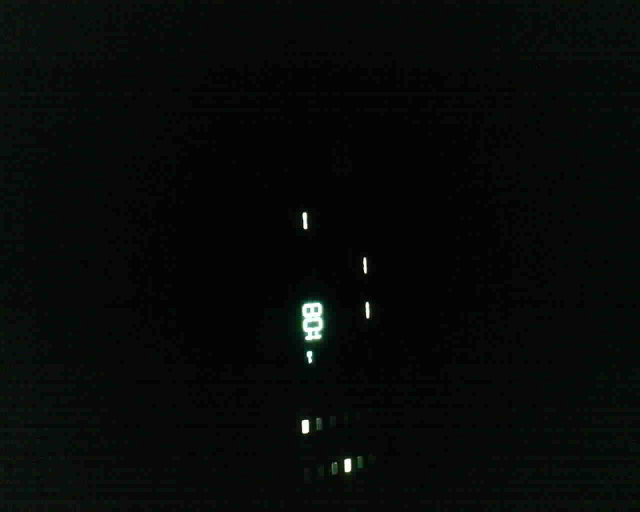
#> input picture assets/cv/wmchn.jpg, 1280 x 1024 px, found by its file name (shown at 1/2 size)
$ python washing_machine.py
#> lines starting #> are read from the running program, lines starting #| are printed output that depends on the picture; long printed decimals are rounded
#> in read_display, img is the input picture: shape (1024, 1280, 3); mean R, G, B 6.9, 8.9, 8.1
import skimage as ski
from PIL import Image

dot_pos = [485, 480]
offset_from_key = [0, 10]
digit_pos = {
    3: [0, 1],
    2: [35, 2],
    1: [66, 2],
}

positions = {
    'a': [0, 0],
    'b1': [10, -9],
    'b2': [9, 10],
    'c': [15, 2],
    'd1': [23, -8],
    'd2': [23, 12],
    'e': [30, 3],
}

seven_segment_map = {
    '1': ['b2', 'd2'],
    '2': ['a', 'b2', 'c', 'e', 'd1'],
    '3': ['a', 'b2', 'c', 'e', 'd2'],
    '4': ['b1', 'b2', 'c', 'd2'],
    '5': ['a', 'b1', 'c', 'd2', 'e'],
    '6': ['a', 'b1', 'c', 'd1', 'd2', 'e'],
    '7': ['a', 'b2', 'd2'],
    '8': ['a', 'b1', 'b2', 'c', 'd1', 'd2', 'e'],
    '9': ['a', 'b1', 'b2', 'c', 'd2', 'e'],
    '0': ['a', 'b1', 'b2', 'd1', 'd2', 'e'],
    'h': ['b1', 'c', 'd1', 'd2'],
}


def decode_digits(image):
    from matplotlib import pyplot as plt
    # image = image[400:800, 200:900]
    # hsv_img = ski.color.rgb2hsv(image)
    # image = hsv_img[:,:,2]
    image = image[400:800, 400:900]
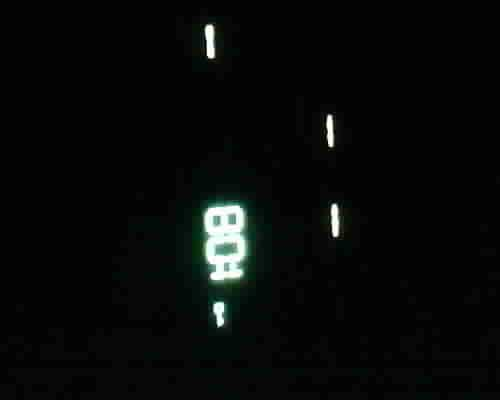
#> image: shape (400, 500, 3); mean of channels 0, 1, 2 8.1, 9.8, 9; drawn as R, G, B
    # image = hsv_img[:,:,2]
    print(image)
#> (printed output is left out)
    t = ski.filters.threshold_mean(image)
#> t = 8.96
    print(t)
#| 8.961
    image = image < t
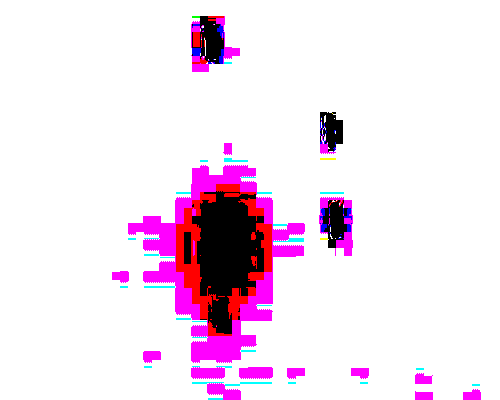
#> image: shape (400, 500, 3) bool; mean of channels 0, 1, 2 0.95, 0.877, 0.937; drawn as R, G, B
    plt.imshow(image, cmap='gray')
    plt.show()
#> (the run stopped early here; a loop or call above may not have finished)
